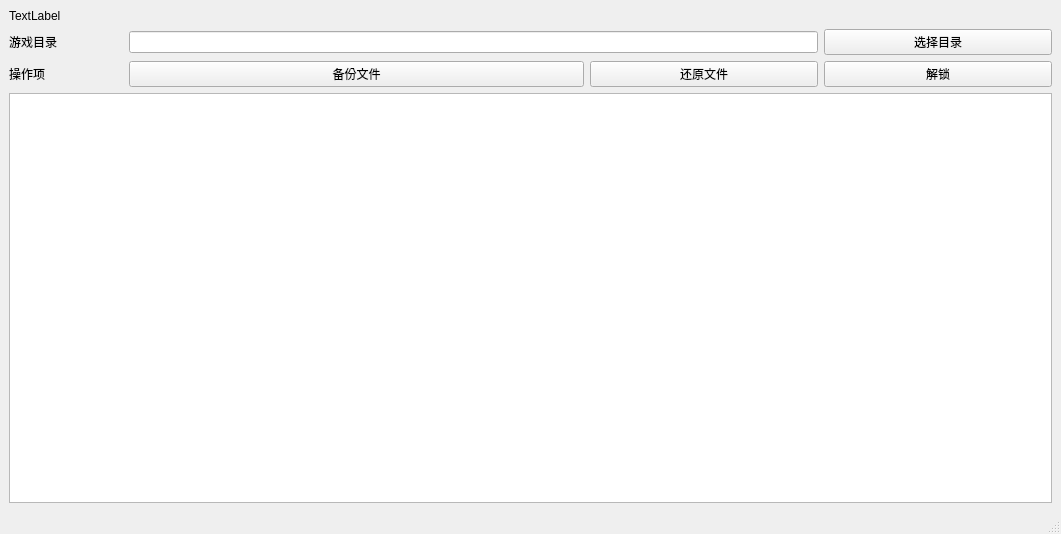
<?xml version="1.0" encoding="UTF-8"?>
<ui version="4.0">
 <class>MainWindow</class>
 <widget class="QMainWindow" name="MainWindow">
  <property name="geometry">
   <rect>
    <x>0</x>
    <y>0</y>
    <width>1061</width>
    <height>534</height>
   </rect>
  </property>
  <property name="windowTitle">
   <string>MainWindow</string>
  </property>
  <widget class="QWidget" name="centralwidget">
   <layout class="QGridLayout" name="gridLayout_2">
    <item row="0" column="1">
     <layout class="QGridLayout" name="gridLayout" columnstretch="1,4,2,2">
      <item row="1" column="1" colspan="2">
       <widget class="QLineEdit" name="lineEdit"/>
      </item>
      <item row="3" column="2">
       <widget class="QPushButton" name="pushButton_4">
        <property name="styleSheet">
         <string notr="true">font: 9pt &quot;Microsoft YaHei UI&quot;;</string>
        </property>
        <property name="text">
         <string>还原文件</string>
        </property>
       </widget>
      </item>
      <item row="3" column="3">
       <widget class="QPushButton" name="pushButton_2">
        <property name="styleSheet">
         <string notr="true">font: 9pt &quot;Microsoft YaHei UI&quot;;</string>
        </property>
        <property name="text">
         <string>解锁</string>
        </property>
       </widget>
      </item>
      <item row="1" column="3">
       <widget class="QPushButton" name="pushButton">
        <property name="styleSheet">
         <string notr="true">font: 9pt &quot;Microsoft YaHei UI&quot;;</string>
        </property>
        <property name="text">
         <string>选择目录</string>
        </property>
       </widget>
      </item>
      <item row="3" column="1">
       <widget class="QPushButton" name="pushButton_3">
        <property name="styleSheet">
         <string notr="true">font: 9pt &quot;Microsoft YaHei UI&quot;;</string>
        </property>
        <property name="text">
         <string>备份文件</string>
        </property>
       </widget>
      </item>
      <item row="1" column="0">
       <widget class="QLabel" name="label">
        <property name="styleSheet">
         <string notr="true">font: 9pt &quot;Microsoft YaHei UI&quot;;</string>
        </property>
        <property name="text">
         <string>游戏目录</string>
        </property>
       </widget>
      </item>
      <item row="3" column="0">
       <widget class="QLabel" name="label_2">
        <property name="styleSheet">
         <string notr="true">font: 9pt &quot;Microsoft YaHei UI&quot;;</string>
        </property>
        <property name="text">
         <string>操作项</string>
        </property>
       </widget>
      </item>
      <item row="0" column="0" colspan="4">
       <widget class="QLabel" name="label_3">
        <property name="text">
         <string>TextLabel</string>
        </property>
       </widget>
      </item>
     </layout>
    </item>
    <item row="1" column="1">
     <widget class="QTableView" name="tableView"/>
    </item>
   </layout>
  </widget>
  <widget class="QStatusBar" name="statusBar"/>
 </widget>
 <resources/>
 <connections/>
</ui>
